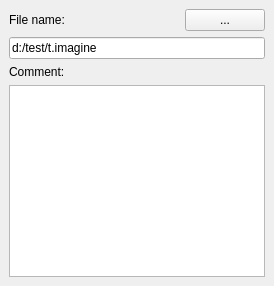
        <widget class="QWidget" name="tabGeneral">
         <attribute name="title">
          <string>General</string>
         </attribute>
         <layout class="QVBoxLayout">
          <property name="spacing">
           <number>6</number>
          </property>
          <property name="margin">
           <number>9</number>
          </property>
          <item>
           <layout class="QHBoxLayout">
            <property name="spacing">
             <number>6</number>
            </property>
            <property name="margin">
             <number>0</number>
            </property>
            <item>
             <widget class="QLabel" name="label">
              <property name="text">
               <string>File name:</string>
              </property>
             </widget>
            </item>
            <item>
             <spacer>
              <property name="orientation">
               <enum>Qt::Horizontal</enum>
              </property>
              <property name="sizeHint" stdset="0">
               <size>
                <width>40</width>
                <height>20</height>
               </size>
              </property>
             </spacer>
            </item>
            <item>
             <widget class="QPushButton" name="btnSelectFile">
              <property name="text">
               <string>...</string>
              </property>
             </widget>
            </item>
           </layout>
          </item>
          <item>
           <widget class="QLineEdit" name="lineEditFilename">
            <property name="text">
             <string>d:/test/t.imagine</string>
            </property>
           </widget>
          </item>
          <item>
           <widget class="QLabel" name="label_2">
            <property name="text">
             <string>Comment:</string>
            </property>
           </widget>
          </item>
          <item>
           <widget class="QTextEdit" name="textEditComment"/>
          </item>
         </layout>
        </widget>
